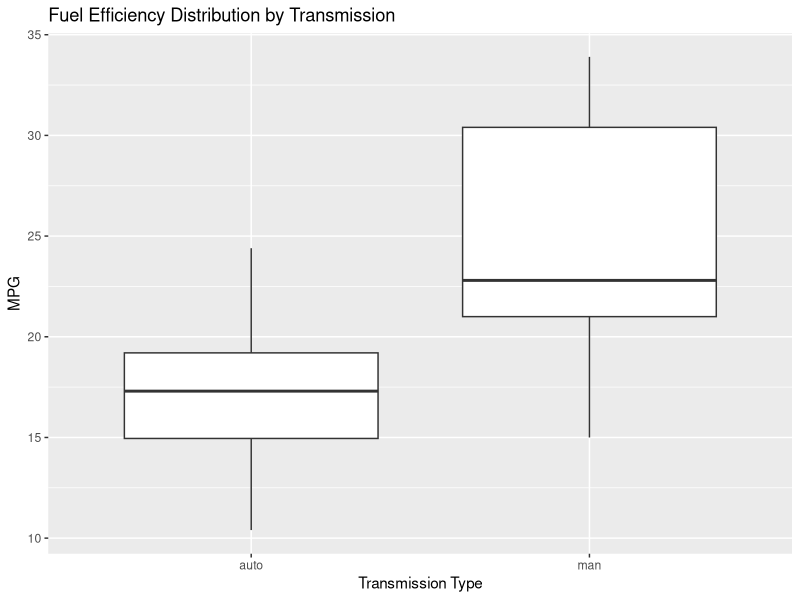
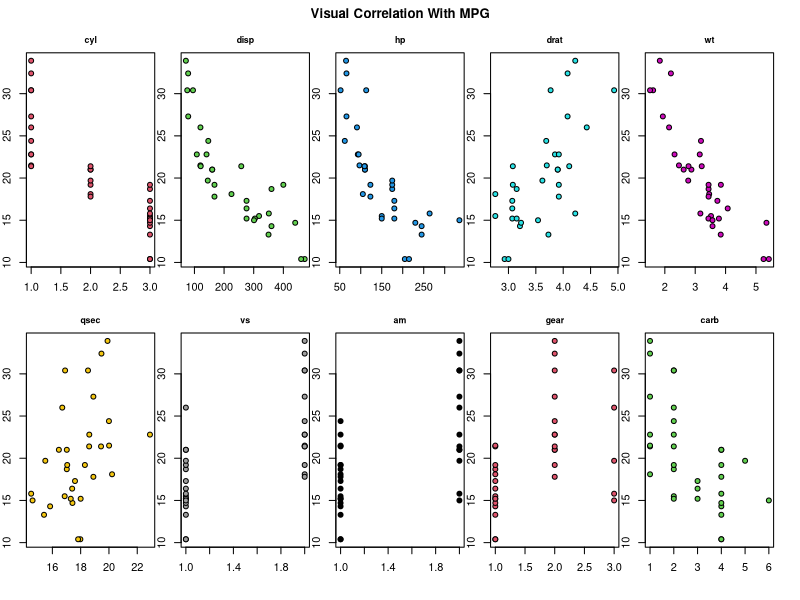
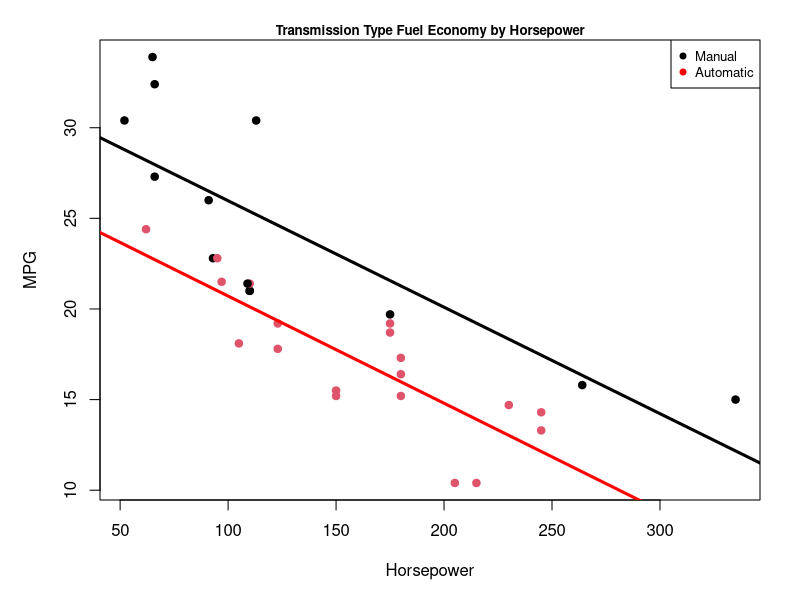
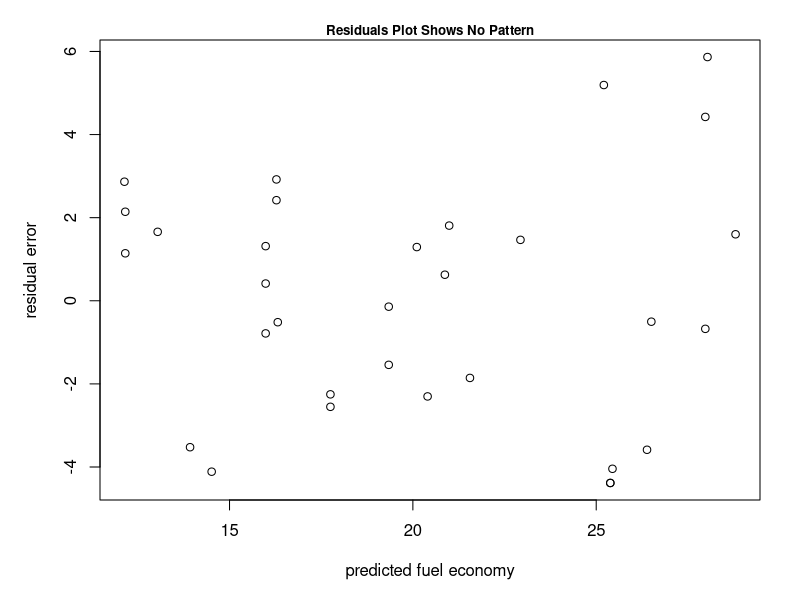

R code for these plots, in order:
## ---- chunk 1
library(datasets);data(mtcars)
## ---- chunk 2
y <- mtcars$mpg #outcome
n <- length(y)

for (i in c(2,8:11)){
    mtcars[,i]<-as.factor(mtcars[,i]) #qualitative variables
}

levels(mtcars$am) <- c("auto","man") #give levels more descriptive names
## ---- chunk 3
summary(mtcars)
## ---- chunk 4
library(ggplot2)
g <- ggplot(mtcars,aes(x=am,y=mpg))
g + geom_boxplot()+
    labs(title="Fuel Efficiency Distribution by Transmission")+
    labs(x="Transmission Type",y="MPG")
## ---- chunk 5
# appears significant -- but let's test it!
# reject null if t-statistic larger than
testCriteria <- round(qt(.95,n-1),3)

# Hypothesize that manual transmission's mean mpg is larger than an automatic's
manMPG <- mtcars$mpg[which(mtcars$am=="man")]
autoMPG <- mtcars$mpg[which(mtcars$am=="auto")]

## ---- chunk 6
(mean(manMPG)-mean(autoMPG))*sqrt(13)/sd(manMPG)
## ---- chunk 7
par(mfrow=c(2,5), mar=c(3,1,2,1),oma=c(1,1,2,1))
for (i in c(2:11)){
    plot(as.numeric(mtcars[,i]),mtcars$mpg,
         type="p",
         pch=21,
         bg=i,
         main=names(mtcars)[i],
         cex.main=.8)
}
title(main="Visual Correlation With MPG",outer=TRUE)
par(mar=c(4,4,1,1), oma=c(1,1,1,1), mfrow=c(1,1))
## ---- chunk 8
fitBoth <- lm(mpg ~ wt + am, data=mtcars)
#plot(mtcars$wt,mtcars$mpg,type="n")
#points(mtcars$wt,mtcars$mpg,pch=19,col=((mtcars$am=="auto")*1+1))
#abline(c(fitBoth$coeff[1],fitBoth$coeff[2]),col="red",lwd=3)
#abline(c(fitBoth$coeff[1]+fitBoth$coeff[3],fitBoth$coeff[2]),col="black",lwd=3)
#summary(fitBoth) #no difference between auto and manual
## ---- chunk 9
fitBoth3 <- lm(mpg ~ hp + am + am*hp,data=mtcars)
# manual mean is higher but change in hp affects both the same.
## ---- chunk 10
 plot(mtcars$hp,mtcars$mpg,type="n",main="Transmission Type Fuel Economy by Horsepower",
     cex.main=.8,
     ylab="MPG",
     xlab="Horsepower")
points(mtcars$hp,mtcars$mpg,pch=19,col=((mtcars$am=="auto")*1+1))
abline(c(fitBoth3$coeff[1],fitBoth3$coeff[2]),col="red",lwd=3)
abline(c(fitBoth3$coeff[1]+fitBoth3$coeff[3],fitBoth3$coeff[2]+fitBoth3$coeff[4]),col="black",lwd=3)
legend("topright",c("Manual","Automatic"),
       pch=c(19,19),
       col=c("black","red"),
       cex=.8)
## ---- chunk 11
fitBoth3 <- lm(mpg ~ hp + am + am*hp,data=mtcars) #remove the interaction term
fitBoth2 <- lm(mpg ~ hp + am,data=mtcars)
## ---- chunk 12
PRESS <- resid(fitBoth2)/(1-hatvalues(fitBoth2)) #PRESS residuals (residual for point i if it is withheld from model)
## ---- chunk 13
plot(predict(fitBoth2),resid(fitBoth2),main="Residuals Plot Shows No Pattern",cex.main=.8,xlab="predicted fuel economy",ylab="residual error") # no obvious pattern
